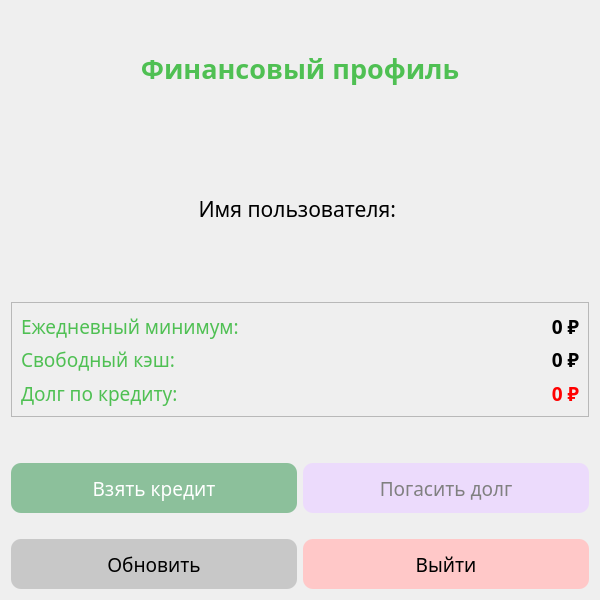
<?xml version="1.0" encoding="UTF-8"?>
<ui version="4.0">
 <class>profile_window</class>
 <widget class="QDialog" name="profile_window">
  <property name="geometry">
   <rect>
    <x>0</x>
    <y>0</y>
    <width>600</width>
    <height>600</height>
   </rect>
  </property>
  <property name="minimumSize">
   <size>
    <width>600</width>
    <height>600</height>
   </size>
  </property>
  <property name="windowTitle">
   <string>Финансовый профиль игрока</string>
  </property>
  <layout class="QVBoxLayout" name="verticalLayout">
   <item>
    <widget class="QLabel" name="label_header">
     <property name="font">
      <font>
       <family>Gill Sans</family>
       <pointsize>20</pointsize>
       <bold>true</bold>
      </font>
     </property>
     <property name="styleSheet">
      <string notr="true">color: rgb(79, 192, 83);</string>
     </property>
     <property name="text">
      <string>Финансовый профиль</string>
     </property>
     <property name="alignment">
      <set>Qt::AlignCenter</set>
     </property>
    </widget>
   </item>
   <item>
    <spacer name="verticalSpacer">
     <property name="orientation">
      <enum>Qt::Vertical</enum>
     </property>
     <property name="sizeType">
      <enum>QSizePolicy::Fixed</enum>
     </property>
     <property name="sizeHint" stdset="0">
      <size>
       <width>20</width>
       <height>20</height>
      </size>
     </property>
    </spacer>
   </item>
   <item>
    <widget class="QLabel" name="label_username">
     <property name="font">
      <font>
       <family>Gill Sans</family>
       <pointsize>16</pointsize>
      </font>
     </property>
     <property name="text">
      <string>Имя пользователя: </string>
     </property>
     <property name="alignment">
      <set>Qt::AlignCenter</set>
     </property>
    </widget>
   </item>
   <item>
    <spacer name="verticalSpacer_2">
     <property name="orientation">
      <enum>Qt::Vertical</enum>
     </property>
     <property name="sizeType">
      <enum>QSizePolicy::Fixed</enum>
     </property>
     <property name="sizeHint" stdset="0">
      <size>
       <width>20</width>
       <height>30</height>
      </size>
     </property>
    </spacer>
   </item>
   <item>
    <widget class="QFrame" name="frame">
     <property name="frameShape">
      <enum>QFrame::StyledPanel</enum>
     </property>
     <property name="frameShadow">
      <enum>QFrame::Raised</enum>
     </property>
     <layout class="QGridLayout" name="gridLayout">
      <item row="0" column="0">
       <widget class="QLabel" name="label_daily">
        <property name="font">
         <font>
          <family>Gill Sans</family>
          <pointsize>14</pointsize>
         </font>
        </property>
        <property name="styleSheet">
         <string notr="true">color: rgb(79, 192, 83);</string>
        </property>
        <property name="text">
         <string>Ежедневный минимум:</string>
        </property>
       </widget>
      </item>
      <item row="0" column="1">
       <widget class="QLabel" name="value_daily">
        <property name="font">
         <font>
          <family>Gill Sans</family>
          <pointsize>14</pointsize>
          <bold>true</bold>
         </font>
        </property>
        <property name="text">
         <string>0 ₽</string>
        </property>
        <property name="alignment">
         <set>Qt::AlignRight|Qt::AlignTrailing|Qt::AlignVCenter</set>
        </property>
       </widget>
      </item>
      <item row="1" column="0">
       <widget class="QLabel" name="label_cash">
        <property name="font">
         <font>
          <family>Gill Sans</family>
          <pointsize>14</pointsize>
         </font>
        </property>
        <property name="styleSheet">
         <string notr="true">color: rgb(79, 192, 83);</string>
        </property>
        <property name="text">
         <string>Свободный кэш:</string>
        </property>
       </widget>
      </item>
      <item row="1" column="1">
       <widget class="QLabel" name="value_cash">
        <property name="font">
         <font>
          <family>Gill Sans</family>
          <pointsize>14</pointsize>
          <bold>true</bold>
         </font>
        </property>
        <property name="text">
         <string>0 ₽</string>
        </property>
        <property name="alignment">
         <set>Qt::AlignRight|Qt::AlignTrailing|Qt::AlignVCenter</set>
        </property>
       </widget>
      </item>
      <item row="2" column="0">
       <widget class="QLabel" name="label_loan">
        <property name="font">
         <font>
          <family>Gill Sans</family>
          <pointsize>14</pointsize>
         </font>
        </property>
        <property name="styleSheet">
         <string notr="true">color: rgb(79, 192, 83);</string>
        </property>
        <property name="text">
         <string>Долг по кредиту:</string>
        </property>
       </widget>
      </item>
      <item row="2" column="1">
       <widget class="QLabel" name="value_loan">
        <property name="font">
         <font>
          <family>Gill Sans</family>
          <pointsize>14</pointsize>
          <bold>true</bold>
         </font>
        </property>
        <property name="styleSheet">
         <string notr="true">color: rgb(255, 0, 0);</string>
        </property>
        <property name="text">
         <string>0 ₽</string>
        </property>
        <property name="alignment">
         <set>Qt::AlignRight|Qt::AlignTrailing|Qt::AlignVCenter</set>
        </property>
       </widget>
      </item>
     </layout>
    </widget>
   </item>
   <item>
    <spacer name="verticalSpacer_3">
     <property name="orientation">
      <enum>Qt::Vertical</enum>
     </property>
     <property name="sizeType">
      <enum>QSizePolicy::Fixed</enum>
     </property>
     <property name="sizeHint" stdset="0">
      <size>
       <width>20</width>
       <height>40</height>
      </size>
     </property>
    </spacer>
   </item>
   <item>
    <layout class="QHBoxLayout" name="horizontalLayout">
     <item>
      <widget class="QPushButton" name="takeLoan_pushButton">
       <property name="sizePolicy">
        <sizepolicy hsizetype="Expanding" vsizetype="Fixed">
         <horstretch>0</horstretch>
         <verstretch>0</verstretch>
        </sizepolicy>
       </property>
       <property name="minimumSize">
        <size>
         <width>0</width>
         <height>50</height>
        </size>
       </property>
       <property name="font">
        <font>
         <family>Gill Sans</family>
         <pointsize>14</pointsize>
        </font>
       </property>
       <property name="styleSheet">
        <string notr="true">background-color: rgb(140, 192, 155); color: white; border-radius: 10px;</string>
       </property>
       <property name="text">
        <string>Взять кредит</string>
       </property>
      </widget>
     </item>
     <item>
      <widget class="QPushButton" name="payLoan_pushButton">
       <property name="sizePolicy">
        <sizepolicy hsizetype="Expanding" vsizetype="Fixed">
         <horstretch>0</horstretch>
         <verstretch>0</verstretch>
        </sizepolicy>
       </property>
       <property name="minimumSize">
        <size>
         <width>0</width>
         <height>50</height>
        </size>
       </property>
       <property name="font">
        <font>
         <family>Gill Sans</family>
         <pointsize>14</pointsize>
        </font>
       </property>
       <property name="styleSheet">
        <string notr="true">background-color: rgb(236, 219, 252); color: grey; border-radius: 10px;</string>
       </property>
       <property name="text">
        <string>Погасить долг</string>
       </property>
      </widget>
     </item>
    </layout>
   </item>
   <item>
    <spacer name="verticalSpacer_4">
     <property name="orientation">
      <enum>Qt::Vertical</enum>
     </property>
     <property name="sizeType">
      <enum>QSizePolicy::Fixed</enum>
     </property>
     <property name="sizeHint" stdset="0">
      <size>
       <width>20</width>
       <height>20</height>
      </size>
     </property>
    </spacer>
   </item>
   <item>
    <layout class="QHBoxLayout" name="horizontalLayout_2">
     <item>
      <widget class="QPushButton" name="refresh_pushButton">
       <property name="minimumSize">
        <size>
         <width>0</width>
         <height>50</height>
        </size>
       </property>
       <property name="font">
        <font>
         <family>Gill Sans</family>
         <pointsize>14</pointsize>
        </font>
       </property>
       <property name="styleSheet">
        <string notr="true">background-color: rgb(200, 200, 200); color: black; border-radius: 10px;</string>
       </property>
       <property name="text">
        <string>Обновить</string>
       </property>
      </widget>
     </item>
     <item>
      <widget class="QPushButton" name="logout_pushButton">
       <property name="minimumSize">
        <size>
         <width>0</width>
         <height>50</height>
        </size>
       </property>
       <property name="font">
        <font>
         <family>Gill Sans</family>
         <pointsize>14</pointsize>
        </font>
       </property>
       <property name="styleSheet">
        <string notr="true">background-color: rgb(255, 200, 200); color: black; border-radius: 10px;</string>
       </property>
       <property name="text">
        <string>Выйти</string>
       </property>
      </widget>
     </item>
    </layout>
   </item>
  </layout>
 </widget>
 <resources/>
 <connections/>
</ui>
